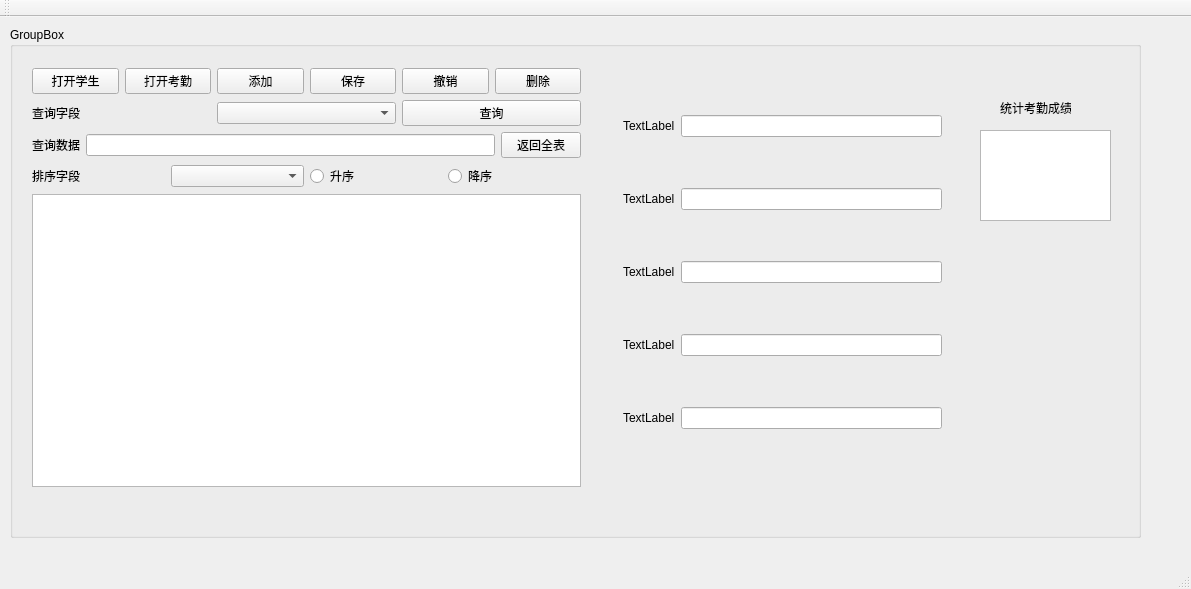
<?xml version="1.0" encoding="UTF-8"?>
<ui version="4.0">
 <class>MainWindow</class>
 <widget class="QMainWindow" name="MainWindow">
  <property name="geometry">
   <rect>
    <x>0</x>
    <y>0</y>
    <width>1191</width>
    <height>589</height>
   </rect>
  </property>
  <property name="windowTitle">
   <string>MainWindow</string>
  </property>
  <widget class="QWidget" name="centralWidget">
   <widget class="QGroupBox" name="groupBox">
    <property name="geometry">
     <rect>
      <x>10</x>
      <y>10</y>
      <width>1131</width>
      <height>511</height>
     </rect>
    </property>
    <property name="title">
     <string>GroupBox</string>
    </property>
    <widget class="QLabel" name="ll">
     <property name="geometry">
      <rect>
       <x>990</x>
       <y>70</y>
       <width>71</width>
       <height>21</height>
      </rect>
     </property>
     <property name="text">
      <string>统计考勤成绩</string>
     </property>
    </widget>
    <widget class="QTextEdit" name="edit">
     <property name="geometry">
      <rect>
       <x>970</x>
       <y>103</y>
       <width>131</width>
       <height>91</height>
      </rect>
     </property>
    </widget>
    <widget class="QWidget" name="">
     <property name="geometry">
      <rect>
       <x>602</x>
       <y>32</y>
       <width>341</width>
       <height>431</height>
      </rect>
     </property>
     <layout class="QVBoxLayout" name="verticalLayout_5">
      <item>
       <layout class="QHBoxLayout" name="horizontalLayout_8">
        <item>
         <widget class="QLabel" name="l1">
          <property name="text">
           <string>TextLabel</string>
          </property>
         </widget>
        </item>
        <item>
         <widget class="QLineEdit" name="e1"/>
        </item>
       </layout>
      </item>
      <item>
       <layout class="QHBoxLayout" name="horizontalLayout_10">
        <item>
         <widget class="QLabel" name="l2">
          <property name="text">
           <string>TextLabel</string>
          </property>
         </widget>
        </item>
        <item>
         <widget class="QLineEdit" name="e2"/>
        </item>
       </layout>
      </item>
      <item>
       <layout class="QHBoxLayout" name="horizontalLayout_11">
        <item>
         <widget class="QLabel" name="l3">
          <property name="text">
           <string>TextLabel</string>
          </property>
         </widget>
        </item>
        <item>
         <widget class="QLineEdit" name="e3"/>
        </item>
       </layout>
      </item>
      <item>
       <layout class="QHBoxLayout" name="horizontalLayout_12">
        <item>
         <widget class="QLabel" name="l4">
          <property name="text">
           <string>TextLabel</string>
          </property>
         </widget>
        </item>
        <item>
         <widget class="QLineEdit" name="e4"/>
        </item>
       </layout>
      </item>
      <item>
       <layout class="QHBoxLayout" name="horizontalLayout_13">
        <item>
         <widget class="QLabel" name="l5">
          <property name="text">
           <string>TextLabel</string>
          </property>
         </widget>
        </item>
        <item>
         <widget class="QLineEdit" name="e5"/>
        </item>
       </layout>
      </item>
     </layout>
    </widget>
    <widget class="QWidget" name="">
     <property name="geometry">
      <rect>
       <x>11</x>
       <y>30</y>
       <width>571</width>
       <height>441</height>
      </rect>
     </property>
     <layout class="QVBoxLayout" name="verticalLayout">
      <item>
       <layout class="QHBoxLayout" name="horizontalLayout">
        <item>
         <widget class="QPushButton" name="btn1">
          <property name="text">
           <string>打开学生</string>
          </property>
         </widget>
        </item>
        <item>
         <widget class="QPushButton" name="btn2">
          <property name="text">
           <string>打开考勤</string>
          </property>
         </widget>
        </item>
        <item>
         <widget class="QPushButton" name="btn3">
          <property name="text">
           <string>添加</string>
          </property>
         </widget>
        </item>
        <item>
         <widget class="QPushButton" name="btn4">
          <property name="text">
           <string>保存</string>
          </property>
         </widget>
        </item>
        <item>
         <widget class="QPushButton" name="btn5">
          <property name="text">
           <string>撤销</string>
          </property>
         </widget>
        </item>
        <item>
         <widget class="QPushButton" name="btn8">
          <property name="text">
           <string>删除</string>
          </property>
         </widget>
        </item>
       </layout>
      </item>
      <item>
       <layout class="QHBoxLayout" name="horizontalLayout_2">
        <item>
         <widget class="QLabel" name="check">
          <property name="text">
           <string>查询字段</string>
          </property>
         </widget>
        </item>
        <item>
         <widget class="QComboBox" name="c1"/>
        </item>
        <item>
         <widget class="QPushButton" name="btn6">
          <property name="text">
           <string>查询</string>
          </property>
         </widget>
        </item>
       </layout>
      </item>
      <item>
       <layout class="QHBoxLayout" name="horizontalLayout_3">
        <item>
         <widget class="QLabel" name="label_2">
          <property name="text">
           <string>查询数据</string>
          </property>
         </widget>
        </item>
        <item>
         <widget class="QLineEdit" name="find"/>
        </item>
        <item>
         <widget class="QPushButton" name="btn7">
          <property name="text">
           <string>返回全表</string>
          </property>
         </widget>
        </item>
       </layout>
      </item>
      <item>
       <layout class="QHBoxLayout" name="horizontalLayout_7">
        <item>
         <widget class="QLabel" name="label_3">
          <property name="text">
           <string>排序字段</string>
          </property>
         </widget>
        </item>
        <item>
         <widget class="QComboBox" name="c2"/>
        </item>
        <item>
         <widget class="QRadioButton" name="r1">
          <property name="text">
           <string>升序</string>
          </property>
         </widget>
        </item>
        <item>
         <widget class="QRadioButton" name="r2">
          <property name="text">
           <string>降序</string>
          </property>
         </widget>
        </item>
       </layout>
      </item>
      <item>
       <widget class="QTableView" name="tableView"/>
      </item>
     </layout>
    </widget>
   </widget>
  </widget>
  <widget class="QMenuBar" name="menuBar">
   <property name="geometry">
    <rect>
     <x>0</x>
     <y>0</y>
     <width>1191</width>
     <height>17</height>
    </rect>
   </property>
  </widget>
  <widget class="QToolBar" name="mainToolBar">
   <attribute name="toolBarArea">
    <enum>TopToolBarArea</enum>
   </attribute>
   <attribute name="toolBarBreak">
    <bool>false</bool>
   </attribute>
  </widget>
  <widget class="QStatusBar" name="statusBar"/>
 </widget>
 <layoutdefault spacing="6" margin="11"/>
 <resources/>
 <connections/>
</ui>
